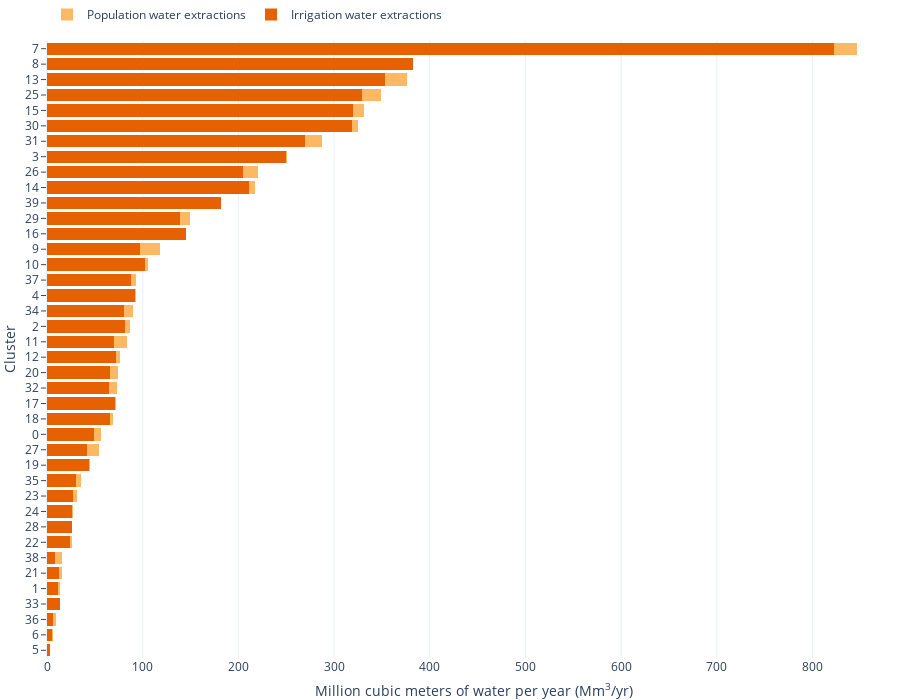

The cell this chart's notebook holds for it:
### Code cell
fig = go.Figure()
dff = dff_water

fig.add_trace(go.Bar(y=dff['Cluster'], x=dff['IrrigationWater']/1000000, orientation='h', name='Irrigation water extractions', marker=dict(color='#e66101', line=dict(width=0, color='Grey'))))
fig.add_trace(go.Bar(y=dff['Cluster'], x=dff['PopulationWater']/1000000, orientation='h', name='Population water extractions', marker=dict(color='#fdb863', line=dict(width=0, color='Grey'))))

fig.update_layout(barmode='stack', height=700, template='plotly_white',
                  yaxis={'categoryorder':'sum ascending', 'title': 'Cluster', 'type': 'category', 'ticks': "outside"}, 
                  xaxis={'title': 'Million cubic meters of water per year (Mm<sup>3</sup>/yr)'},
                  legend=dict(
                            orientation="h",
                            yanchor="bottom",
                            y=1.02,
                            xanchor="left",
                            x=0
                ),
                 margin=dict(b=0, l=0, r=0, t=0))
fig.show()
fig.write_image('BaselineWater2.pdf')

### Figure 1 — Plotly figure (JSON) as saved in the notebook; plotly's stock layout.template omitted (floating-point values rounded to 4 significant figures)
{"data": [{"marker": {"color": "#e66101", "line": {"color": "Grey", "width": 0}}, "name": "Irrigation water extractions", "orientation": "h", "type": "bar", "x": [48.97, 11.73, 81.16, 249.8, 91.71, 2.624, 5.646, 822.9, 382.0, 97.6, 102.4, 69.76, 71.93, 353.2, 211.2, 320.0, 145.3, 71.03, 65.85, 43.52, 66.09, 12.91, 24.02, 27.4, 25.82, 328.8, 204.3, 41.42, 25.65, 138.7, 319.1, 269.9, 64.81, 13.24, 80.69, 30.75, 6.382, 87.39, 8.149, 181.3], "y": [0, 1, 2, 3, 4, 5, 6, 7, 8, 9, 10, 11, 12, 13, 14, 15, 16, 17, 18, 19, 20, 21, 22, 23, 24, 25, 26, 27, 28, 29, 30, 31, 32, 33, 34, 35, 36, 37, 38, 39]}, {"marker": {"color": "#fdb863", "line": {"color": "Grey", "width": 0}}, "name": "Population water extractions", "orientation": "h", "type": "bar", "x": [7.356, 2.236, 5.919, 0.8802, 0.81, 0.7507, 0.6626, 24.0, 0.6018, 20.04, 3.255, 14.2, 3.922, 23.19, 6.342, 11.67, 0.1839, 0.9557, 3.394, 1.35, 8.223, 2.779, 1.656, 3.575, 1.385, 20.66, 16.38, 13.28, 0.09187, 11.01, 6.242, 17.56, 7.963, 0.01029, 9.399, 4.799, 3.343, 5.846, 7.773, 0.3482], "y": [0, 1, 2, 3, 4, 5, 6, 7, 8, 9, 10, 11, 12, 13, 14, 15, 16, 17, 18, 19, 20, 21, 22, 23, 24, 25, 26, 27, 28, 29, 30, 31, 32, 33, 34, 35, 36, 37, 38, 39]}], "layout": {"barmode": "stack", "height": 700, "legend": {"orientation": "h", "x": 0, "xanchor": "left", "y": 1.02, "yanchor": "bottom"}, "margin": {"b": 0, "l": 0, "r": 0, "t": 0}, "xaxis": {"title": {"text": "Million cubic meters of water per year (Mm<sup>3</sup>/yr)"}}, "yaxis": {"categoryorder": "sum ascending", "ticks": "outside", "title": {"text": "Cluster"}, "type": "category"}}}
